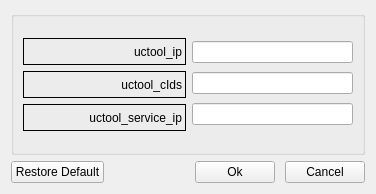
<?xml version="1.0" encoding="UTF-8"?>
<ui version="4.0">
 <class>UCtoolForm</class>
 <widget class="QWidget" name="UCtoolForm">
  <property name="geometry">
   <rect>
    <x>0</x>
    <y>0</y>
    <width>376</width>
    <height>194</height>
   </rect>
  </property>
  <property name="windowTitle">
   <string>UCTool Settings</string>
  </property>
  <layout class="QGridLayout" name="gridLayout">
   <item row="0" column="0">
    <widget class="QGroupBox" name="gbUCtool">
     <property name="title">
      <string/>
     </property>
     <layout class="QGridLayout" name="gridLayout_2">
      <item row="0" column="0">
       <layout class="QVBoxLayout" name="verticalLayout">
        <item>
         <layout class="QHBoxLayout" name="horizontalLayout">
          <item>
           <layout class="QVBoxLayout" name="verticalLayout_5">
            <item>
             <widget class="QLabel" name="lblSgw_names">
              <property name="enabled">
               <bool>true</bool>
              </property>
              <property name="minimumSize">
               <size>
                <width>0</width>
                <height>27</height>
               </size>
              </property>
              <property name="maximumSize">
               <size>
                <width>16777215</width>
                <height>27</height>
               </size>
              </property>
              <property name="frameShape">
               <enum>QFrame::Box</enum>
              </property>
              <property name="frameShadow">
               <enum>QFrame::Plain</enum>
              </property>
              <property name="text">
               <string>uctool_ip</string>
              </property>
              <property name="alignment">
               <set>Qt::AlignRight|Qt::AlignTrailing|Qt::AlignVCenter</set>
              </property>
             </widget>
            </item>
            <item>
             <widget class="QLabel" name="lblSgw_ipAddresses">
              <property name="enabled">
               <bool>true</bool>
              </property>
              <property name="minimumSize">
               <size>
                <width>163</width>
                <height>27</height>
               </size>
              </property>
              <property name="maximumSize">
               <size>
                <width>16777215</width>
                <height>27</height>
               </size>
              </property>
              <property name="frameShape">
               <enum>QFrame::Box</enum>
              </property>
              <property name="frameShadow">
               <enum>QFrame::Plain</enum>
              </property>
              <property name="text">
               <string>uctool_cIds</string>
              </property>
              <property name="alignment">
               <set>Qt::AlignRight|Qt::AlignTrailing|Qt::AlignVCenter</set>
              </property>
             </widget>
            </item>
            <item>
             <widget class="QLabel" name="lblSgw_apn_list">
              <property name="enabled">
               <bool>true</bool>
              </property>
              <property name="minimumSize">
               <size>
                <width>0</width>
                <height>27</height>
               </size>
              </property>
              <property name="maximumSize">
               <size>
                <width>16777215</width>
                <height>27</height>
               </size>
              </property>
              <property name="frameShape">
               <enum>QFrame::Box</enum>
              </property>
              <property name="frameShadow">
               <enum>QFrame::Plain</enum>
              </property>
              <property name="text">
               <string>uctool_service_ip</string>
              </property>
              <property name="alignment">
               <set>Qt::AlignRight|Qt::AlignTrailing|Qt::AlignVCenter</set>
              </property>
             </widget>
            </item>
           </layout>
          </item>
          <item>
           <layout class="QVBoxLayout" name="verticalLayout_6">
            <item>
             <widget class="QLineEdit" name="tet_uctool_ip"/>
            </item>
            <item>
             <widget class="QLineEdit" name="tet_uctool_cIds"/>
            </item>
            <item>
             <widget class="QLineEdit" name="tet_uctool_service_ip"/>
            </item>
           </layout>
          </item>
         </layout>
        </item>
       </layout>
      </item>
     </layout>
    </widget>
   </item>
   <item row="1" column="0">
    <layout class="QHBoxLayout" name="horizontalLayout_2">
     <item>
      <widget class="QPushButton" name="pbReset">
       <property name="text">
        <string>Restore Default</string>
       </property>
      </widget>
     </item>
     <item>
      <spacer name="horizontalSpacer">
       <property name="orientation">
        <enum>Qt::Horizontal</enum>
       </property>
       <property name="sizeHint" stdset="0">
        <size>
         <width>40</width>
         <height>20</height>
        </size>
       </property>
      </spacer>
     </item>
     <item>
      <layout class="QHBoxLayout" name="horizontalLayout_3">
       <property name="spacing">
        <number>10</number>
       </property>
       <item>
        <widget class="QPushButton" name="okButton">
         <property name="text">
          <string>Ok</string>
         </property>
        </widget>
       </item>
       <item>
        <widget class="QPushButton" name="cancelButton">
         <property name="text">
          <string>Cancel</string>
         </property>
        </widget>
       </item>
      </layout>
     </item>
    </layout>
   </item>
  </layout>
 </widget>
 <resources/>
 <connections/>
</ui>
